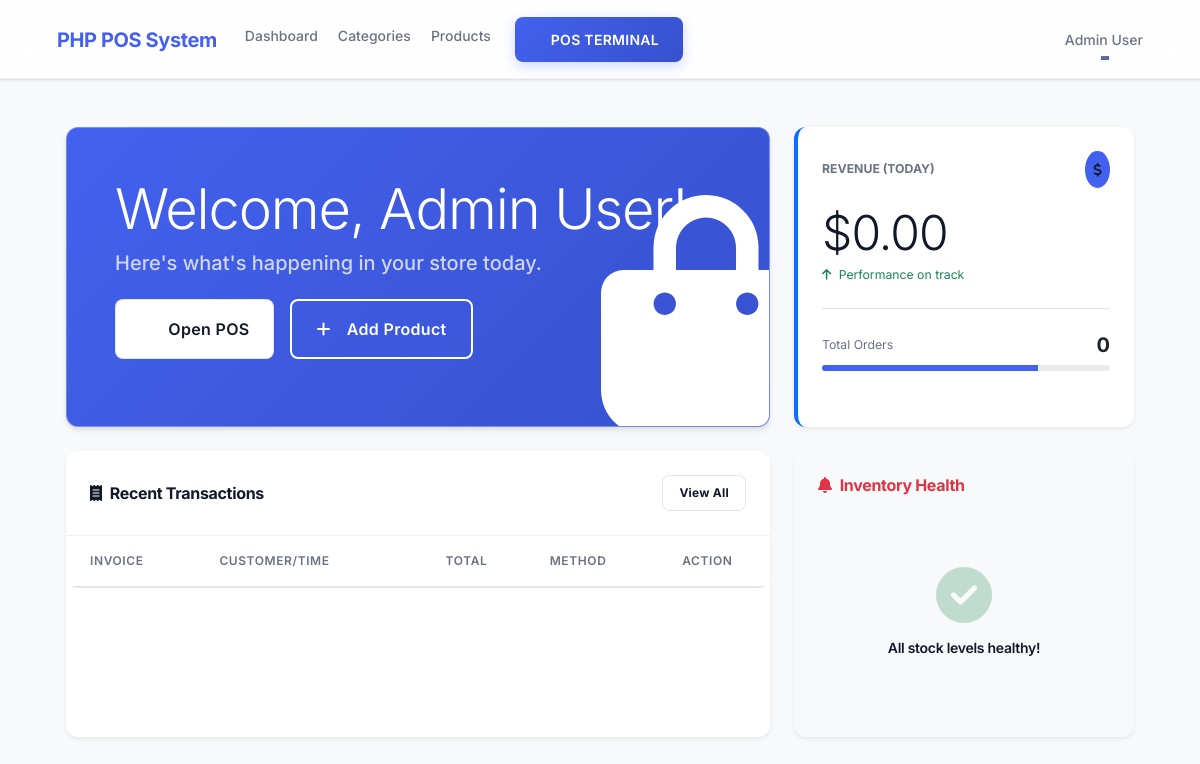
The page /dashboard (signed in) on the database as committed earlier.
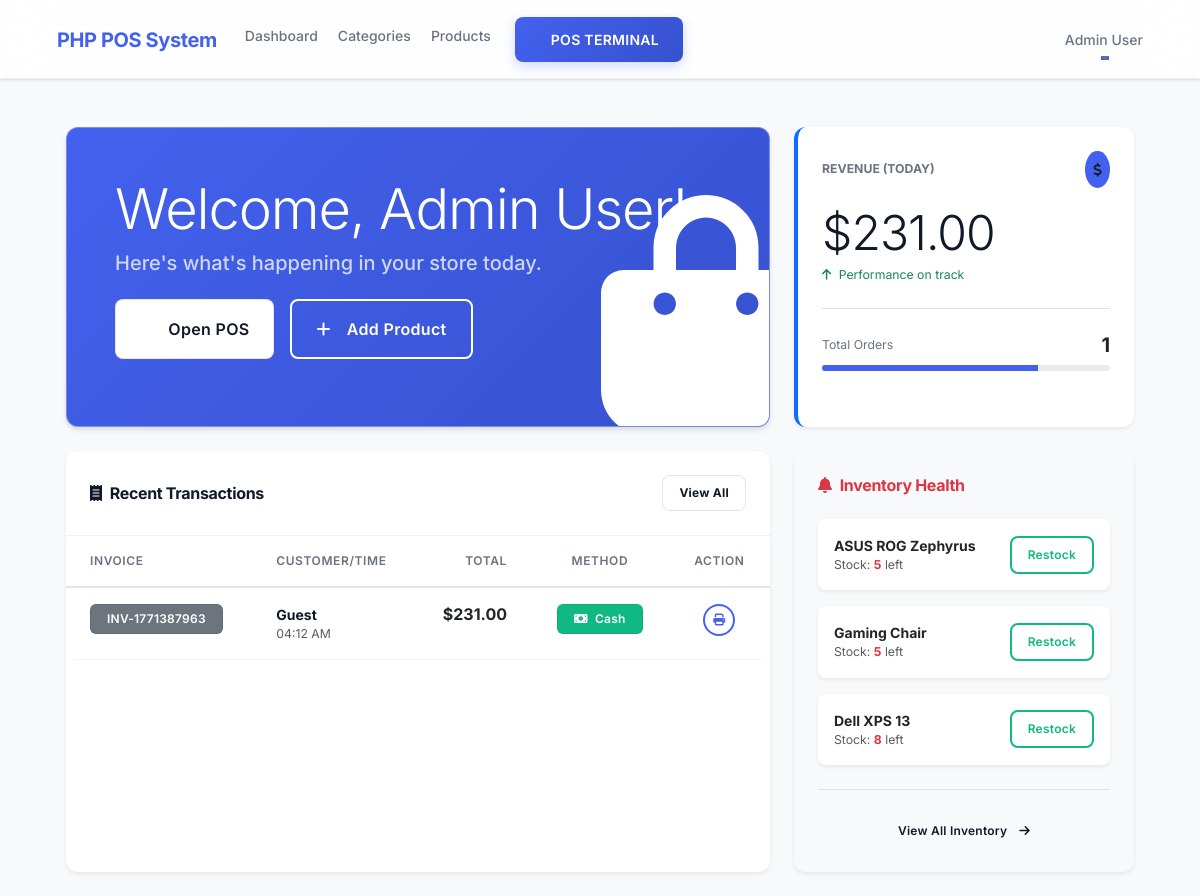
The same page on the database as committed later.
### tables this page shows
CREATE TABLE `sales` (
  `id` int(11) NOT NULL,
  `invoice_id` varchar(50) NOT NULL,
  `user_id` int(11) DEFAULT NULL,
  `customer_id` int(11) DEFAULT NULL,
  `subtotal` decimal(10,2) NOT NULL,
  `tax` decimal(10,2) DEFAULT 0.00,
  `discount` decimal(10,2) DEFAULT 0.00,
  `total` decimal(10,2) NOT NULL,
  `payment_method` enum('cash','card','mobile') DEFAULT 'cash',
  `created_at` timestamp NOT NULL DEFAULT current_timestamp()
);

CREATE TABLE `products` (
  `id` int(11) NOT NULL,
  `barcode` varchar(255) DEFAULT NULL,
  `name` varchar(255) NOT NULL,
  `description` text DEFAULT NULL,
  `price` decimal(10,2) NOT NULL,
  `stock` int(11) DEFAULT 0,
  `category_id` int(11) DEFAULT NULL,
  `image` varchar(255) DEFAULT NULL,
  `created_at` timestamp NOT NULL DEFAULT current_timestamp()
);

### app/controllers/Dashboard.php (called while the page is built, shortened)
<?php
class Dashboard extends Controller {
    public function __construct(){
        $this->saleModel = $this->model('Sale');
        $this->productModel = $this->model('Product');
    }
    public function index(){
        $totalRevenue = $this->saleModel->getTotalRevenue();
        $totalOrders = $this->saleModel->getTotalOrders();
        $recentSales = $this->saleModel->getRecentSales();
        $lowStock = $this->productModel->getLowStockProducts();
        $data = [
            'totalRevenue' => $totalRevenue,
            'totalOrders' => $totalOrders,
            'recentSales' => $recentSales,
            'lowStock' => $lowStock
        ];
        $this->view('dashboard/index', $data);
    }
}

### app/libraries/Core.php (called while the page is built, shortened)
<?php
class Core {
    protected $currentMethod = 'index';
    public function __construct(){
        $url = $this->getUrl();
        if(isset($url[0]) && file_exists('../app/controllers/' . ucwords($url[0]) . '.php')){
            unset($url[0]);
        }
        $this->currentController = new $this->currentController;
        $this->params = $url ? array_values($url) : [];
        call_user_func_array([$this->currentController, $this->currentMethod], $this->params);
    }
    public function getUrl(){
        if(isset($_GET['url'])){
            $url = rtrim($_GET['url'], '/');
            $url = filter_var($url, FILTER_SANITIZE_URL);
            $url = explode('/', $url);
            return $url;
        }
    }
}

### public/index.php (called while the page is built, shortened)
<?php
$init = new Core;

### app/libraries/Database.php (called while the page is built, shortened)
<?php
class Database {
    private $host = DB_HOST;
    private $user = DB_USER;
    private $pass = DB_PASS;
    private $dbname = DB_NAME;
    public $dbh;
    private $stmt;
    public function __construct(){
        $dsn = 'mysql:host=' . $this->host . ';dbname=' . $this->dbname;
        $options = array(
            PDO::ATTR_PERSISTENT => true,
            PDO::ATTR_ERRMODE => PDO::ERRMODE_EXCEPTION
        );
        try{
            $this->dbh = new PDO($dsn, $this->user, $this->pass, $options);
        } catch(PDOException $e){
            $this->error = $e->getMessage();
            echo $this->error;
        }
    }
    public function query($sql){
        $this->stmt = $this->dbh->prepare($sql);
    }
    public function execute(){
        return $this->stmt->execute();
    }
    public function resultSet(){
        $this->execute();
        return $this->stmt->fetchAll(PDO::FETCH_OBJ);
    }
}

### app/models/Sale.php (called while the page is built, shortened)
<?php
class Sale {
    private $db;
    public function __construct(){
        $this->db = new Database;
    }
    public function getTotalRevenue(){
        $this->db->query('SELECT SUM(total) as revenue FROM sales WHERE DATE(created_at) = CURDATE()');
        $row = $this->db->single();
        return $row->revenue ? $row->revenue : 0;
    }
    public function getTotalOrders(){
        $this->db->query('SELECT COUNT(*) as count FROM sales WHERE DATE(created_at) = CURDATE()');
        $row = $this->db->single();
        return $row->count;
    }
    public function getRecentSales(){
        $this->db->query('SELECT sales.*, users.name as user_name FROM sales JOIN users ON sales.user_id = users.id ORDER BY created_at DESC LIMIT 5');
        return $this->db->resultSet();
    }
}

### app/models/Product.php (called while the page is built, shortened)
<?php
class Product {
    private $db;
    public function __construct(){
        $this->db = new Database;
    }
    public function getLowStockProducts(){
        $this->db->query('SELECT * FROM products WHERE stock < 10 ORDER BY stock ASC LIMIT 5');
        return $this->db->resultSet();
    }
}

### app/views/dashboard/index.php (the view, shortened to what the changed rows need)
<?php require APPROOT . '/views/inc/header.php'; ?>
<div class="container-fluid py-4">
    <div class="row g-4">
        <div class="col-lg-8">
            <div class="glass-card p-5 h-100 bg-gradient-primary text-white position-relative overflow-hidden" style="min-height: 300px;">
                <div class="position-relative" style="z-index: 2;">
                    <h1 class="display-4 text-white mb-2">Welcome, <?php echo $_SESSION['user_name']; ?>!</h1>
                    <p class="h5 opacity-75 mb-4">Here's what's happening in your store today.</p>
                    <div class="d-flex gap-3 mt-4">
                        <a href="<?php echo URLROOT; ?>/pos" class="btn btn-light btn-lg px-4">
                            <i class="fa fa-calculator me-2"></i>Open POS
                        </a>
                        <a href="<?php echo URLROOT; ?>/products/add" class="btn btn-outline-primary btn-lg px-4 border-white text-white">
                            <i class="fa fa-plus me-2"></i>Add Product
                        </a>
                    </div>
                </div>
                <div class="position-absolute end-0 bottom-0 opacity-10" style="font-size: 15rem; transform: translate(20%, 20%);">
                    <i class="fa fa-shopping-bag"></i>
                </div>
            </div>
        </div>
        <div class="col-lg-4">
            <div class="card h-100 p-4 border-0 shadow-sm border-start border-4 border-primary">
                <div class="d-flex justify-content-between align-items-center mb-3">
                    <span class="text-uppercase text-secondary fw-bold small ls-wide">Revenue (Today)</span>
                    <div class="p-2 bg-primary bg-opacity-10 rounded-circle">
                         <i class="fa fa-dollar-sign text-primary"></i>
                    </div>
                </div>
                <h2 class="display-5 mb-1">$<?php echo number_format($data['totalRevenue'], 2); ?></h2>
                <p class="text-success small mb-0"><i class="fa fa-arrow-up me-1"></i> Performance on track</p>
                <div class="mt-4 pt-4 border-top">
                    <div class="d-flex justify-content-between align-items-center">
                        <span class="text-secondary small">Total Orders</span>
                        <span class="h5 mb-0 fw-bold"><?php echo $data['totalOrders']; ?></span>
                    </div>
                    <div class="progress mt-2" style="height: 6px;">
                        <div class="progress-bar bg-primary" role="progressbar" style="width: 75%"></div>
                    </div>
                </div>
            </div>
        </div>
        <div class="col-lg-8">
            <div class="card h-100 shadow-sm border-0">
                <div class="card-header bg-white py-4 px-4 d-flex justify-content-between align-items-center">
                    <h5 class="m-0 fw-bold"><i class="fa fa-receipt text-primary me-2"></i>Recent Transactions</h5>
                    <a href="<?php echo URLROOT; ?>/reports/sales" class="btn btn-light btn-sm text-primary fw-bold">View All</a>
                </div>
                <div class="card-body p-0">
                    <div class="table-responsive">
                        <table class="table mb-0">
                            <thead>
                                <tr>
                                    <th>Invoice</th>
                                    <th>Customer/Time</th>
                                    <th class="text-end">Total</th>
                                    <th class="text-center">Method</th>
                                    <th class="text-center">Action</th>
                                </tr>
                            </thead>
                            <tbody>
                                <?php foreach($data['recentSales'] as $sale) : ?>
                                <tr>
                                    <td><span class="badge bg-secondary py-2 px-3"><?php echo $sale->invoice_id; ?></span></td>
                                    <td>
                                        <div class="fw-bold">Guest</div>
                                        <div class="small text-muted"><?php echo date('H:i A', strtotime($sale->created_at)); ?></div>
                                    </td>
                                    <td class="text-end">
                                        <span class="h6 mb-0 fw-bold text-dark">$<?php echo number_format($sale->total, 2); ?></span>
                                    </td>
                                    <td class="text-center">
                                        <?php
                                            $icon = 'money-bill'; $color = 'success';
                                        ?>
                                        <span class="badge bg-<?php echo $color; ?> bg-opacity-10 text-<?php echo $color; ?> border border-<?php echo $color; ?> border-opacity-25 py-2 px-3">
                                            <i class="fas fa-<?php echo $icon; ?> me-1"></i> <?php echo ucfirst($sale->payment_method); ?>
                                        </span>
                                    </td>
                                    <td class="text-center">
                                        <a href="<?php echo URLROOT; ?>/pos/receipt/<?php echo $sale->id; ?>" target="_blank" class="btn btn-sm btn-outline-primary rounded-circle p-2" style="width: 32px; height: 32px;">
                                            <i class="fas fa-print"></i>
                                        </a>
                                    </td>
                                </tr>
                                <?php endforeach; ?>
                            </tbody>
                        </table>
                    </div>
                </div>
            </div>
        </div>
        <div class="col-lg-4">
            <div class="card h-100 shadow-sm border-0 bg-light">
                <div class="card-header bg-transparent border-0 py-4 px-4">
                    <h5 class="m-0 fw-bold text-danger"><i class="fa fa-bell me-2"></i>Inventory Health</h5>
                </div>
                <div class="card-body px-4 pt-0">
                    <?php if(empty($data['lowStock'])) : ?>
                        <div class="text-center py-5 text-muted">
                            <i class="fa fa-check-circle fa-4x mb-3 text-success opacity-25"></i>
                            <h6>All stock levels healthy!</h6>
                        </div>
                    <?php else : ?>
                        <div class="d-flex flex-column gap-3">
                            <?php foreach($data['lowStock'] as $product) : ?>
                            <div class="bg-white p-3 rounded-3 shadow-sm d-flex justify-content-between align-items-center">
                                <div>
                                    <div class="fw-bold text-dark"><?php echo $product->name; ?></div>
                                    <div class="small text-muted">Stock: <span class="fw-bold text-danger"><?php echo $product->stock; ?></span> left</div>
                                </div>
                                <a href="<?php echo URLROOT; ?>/products/restock/<?php echo $product->id; ?>" class="btn btn-sm btn-outline-success">Restock</a>
                            </div>
                            <?php endforeach; ?>
                        </div>
                        <div class="mt-4 pt-4 border-top text-center">
                            <a href="<?php echo URLROOT; ?>/products" class="btn btn-link btn-sm text-primary text-decoration-none">View All Inventory <i class="fa fa-arrow-right ms-1"></i></a>
                        </div>
                    <?php endif; ?>
                </div>
            </div>
        </div>
    </div>
</div>
<?php require APPROOT . '/views/inc/footer.php'; ?>

Rows that differ between the two databases and show on the page:
added sales: invoice "INV-1771387963", created_at "04:12 AM", total "231.00", payment_method "Cash"
added products: name "ASUS ROG Zephyrus", stock "5"
added products: name "Gaming Chair", stock "5"
added products: name "Dell XPS 13", stock "8"
Other text that changed with them:
$data['totalRevenue']: "0.00" → "231.00"
$data['totalOrders']: "0" → "1"
text no longer shown: "All stock levels healthy!"
text now shown: "View All Inventory"
